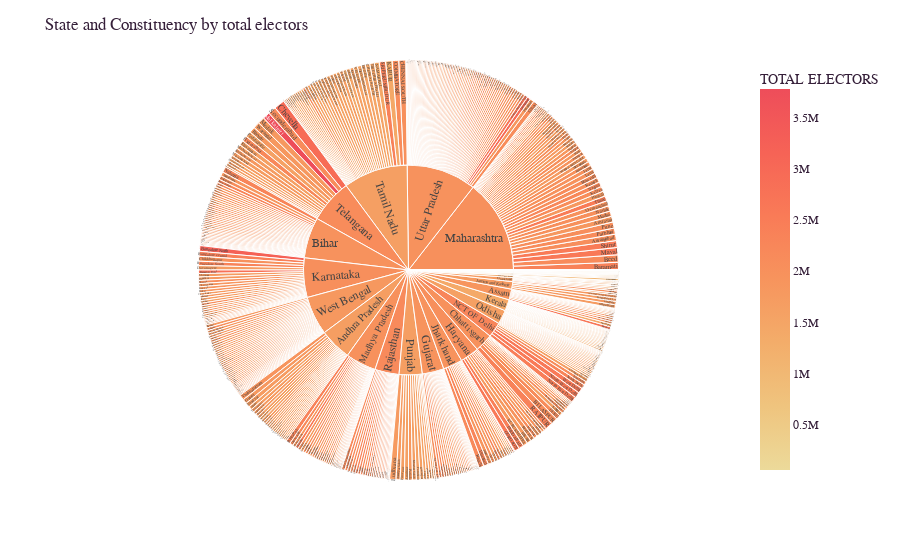

This figure's notebook cell:
### Code cell
state_df = df[['STATE','CONSTITUENCY','TOTAL ELECTORS']]
state_fig = px.sunburst(state_df, 
                        path=['STATE','CONSTITUENCY'], 
                        values='TOTAL ELECTORS',
                        color='TOTAL ELECTORS',
                        color_continuous_scale='Oryel')
state_fig.update_layout(title_text='State and Constituency by total electors',
                       font_family="Courier New",
                         font_color="#351f39",
                         title_font_family="Courier New",
                         title_font_color="#351f39",
                         xaxis_title="Party",
                         yaxis_title="Seats")
state_fig.show()

### Figure 1 — Plotly figure (JSON) as saved in the notebook; plotly's stock layout.template omitted (floating-point values rounded to 4 significant figures; data arrays with more than 128 entries replaced by an {"elided": "..."} marker saying what was removed)
{"data": [{"branchvalues": "total", "customdata": {"elided": "578x1 float values"}, "domain": {"x": [0, 1], "y": [0, 1]}, "hovertemplate": "labels=%{label}<br>TOTAL ELECTORS_sum=%{value}<br>parent=%{parent}<br>id=%{id}<br>TOTAL ELECTORS=%{color}<extra></extra>", "ids": {"elided": "578 str values"}, "labels": {"elided": "578 str values"}, "marker": {"coloraxis": "coloraxis", "colors": {"elided": "578 float values"}}, "name": "", "parents": {"elided": "578 str values"}, "type": "sunburst", "values": {"elided": "578 int values"}}], "layout": {"coloraxis": {"colorbar": {"title": {"text": "TOTAL ELECTORS"}}, "colorscale": [[0, "rgb(236, 218, 154)"], [0.1667, "rgb(239, 196, 126)"], [0.3333, "rgb(243, 173, 106)"], [0.5, "rgb(247, 148, 93)"], [0.6667, "rgb(249, 123, 87)"], [0.8333, "rgb(246, 99, 86)"], [1, "rgb(238, 77, 90)"]]}, "font": {"color": "#351f39", "family": "Courier New"}, "legend": {"tracegroupgap": 0}, "margin": {"t": 60}, "title": {"font": {"color": "#351f39", "family": "Courier New"}, "text": "State and Constituency by total electors"}, "xaxis": {"title": {"text": "Party"}}, "yaxis": {"title": {"text": "Seats"}}}}
